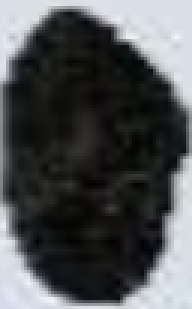
#> input picture tesss1.png, 64 x 103 px (shown 3 times larger)
$ python -i extract_features.py   (imports and definitions only)
#> lines starting #> are read from the running program, lines starting #| are printed output that depends on the picture; after the words box and inside, x2 and y2 are one past the last pixel; in counts of white or black regions, pixels touching at a corner belong together
import cv2

def extract_features(image_path):
    # Baca gambar
#> called with image_path = 'tesss1.png'
    image = cv2.imread(image_path)
#> image is the input picture: shape (103, 64, 3); mean B, G, R 82.2, 80.7, 78.5

    # Ubah gambar ke skala abu-abu
    gray_image = cv2.cvtColor(image, cv2.COLOR_BGR2GRAY)

    # Thresholding untuk menghasilkan gambar biner
    _, binary_image = cv2.threshold(gray_image, 0, 255, cv2.THRESH_BINARY | cv2.THRESH_OTSU)
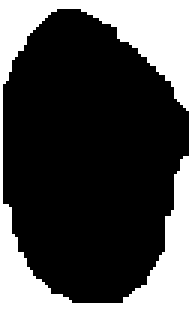
#> binary_image: shape (103, 64) (shown 3 times larger); 29.4% white; 1 white region, box (x1, y1, x2, y2) and area: (0, 0, 64, 103) 1940

    # Ekstraksi kontur
    contours, _ = cv2.findContours(binary_image, cv2.RETR_EXTERNAL, cv2.CHAIN_APPROX_SIMPLE)
#> contours = [[[0, 0], [0, 102], [63, 102], [63, 0]]]

    # Ambil kontur terbesar (asumsi raisin adalah objek terbesar)
    largest_contour = max(contours, key=cv2.contourArea)
#> largest_contour = [[0, 0], [0, 102], [63, 102], [63, 0]]

    # Hitung momen geometri
    moments = cv2.moments(largest_contour)
#> moments = moments, m00 6426, centre m10/m00, m01/m00 = (31.5, 51)

    # Ekstraksi fitur-fitur
    area = moments['m00']
#> area = 6426
    major_axis_length = moments['mu20'] ** 0.5
#> major_axis_length = 1457.9
    minor_axis_length = moments['mu02'] ** 0.5
#> minor_axis_length = 2360.4
    eccentricity = ((moments['mu20'] - moments['mu02']) ** 2 + 4 * moments['mu11'] ** 2) ** 0.5 / (moments['mu20'] + moments['mu02'])
#> eccentricity = 0.448
    convex_area = cv2.contourArea(cv2.convexHull(largest_contour))
#> convex_area = 6426
    extent = area / convex_area
#> extent = 1
    perimeter = cv2.arcLength(largest_contour, True)
#> perimeter = 330

    # Mengembalikan nilai fitur-fitur
    return {'area': area, 'major_axis_length': major_axis_length, 'minor_axis_length': minor_axis_length,
            'eccentricity': eccentricity, 'convex_area': convex_area, 'extent': extent, 'perimeter': perimeter}

>>> result = extract_features('tesss1.png')
#> result = {'area': 6426, 'major_axis_length': 1457.9, 'minor_axis_length': 2360.4, 'eccentricity': 0.448, 'convex_area': 6426, 'extent': 1, 'perimeter': 330}
